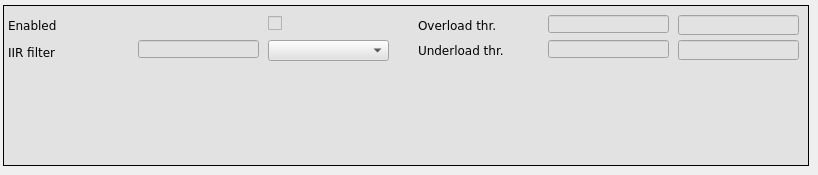
      <widget class="QWidget" name="Lin_3">
       <attribute name="title">
        <string>Narrow-band DSP</string>
       </attribute>
       <widget class="caFrame" name="caframe_12">
        <property name="geometry">
         <rect>
          <x>3</x>
          <y>5</y>
          <width>806</width>
          <height>161</height>
         </rect>
        </property>
        <property name="styleSheet">
         <string notr="true">background-color: rgb(226, 226, 226);</string>
        </property>
        <property name="frameShape">
         <enum>QFrame::Box</enum>
        </property>
        <widget class="QLabel" name="label_75">
         <property name="geometry">
          <rect>
           <x>10</x>
           <y>195</y>
           <width>75</width>
           <height>25</height>
          </rect>
         </property>
         <property name="font">
          <font>
           <family>DejaVu Sans</family>
          </font>
         </property>
         <property name="styleSheet">
          <string notr="true">color: rgb(0, 0, 0);</string>
         </property>
         <property name="text">
          <string>SUM offset</string>
         </property>
        </widget>
        <widget class="caToggleButton" name="catogglebutton_5">
         <property name="geometry">
          <rect>
           <x>265</x>
           <y>10</y>
           <width>16</width>
           <height>16</height>
          </rect>
         </property>
         <property name="font">
          <font>
           <family>DejaVu Sans</family>
           <pointsize>9</pointsize>
          </font>
         </property>
         <property name="channel" stdset="0">
          <string notr="true">$(BPM):dsp:nba:enable_sp</string>
         </property>
        </widget>
        <widget class="caLed" name="caled_3">
         <property name="geometry">
          <rect>
           <x>240</x>
           <y>10</y>
           <width>16</width>
           <height>16</height>
          </rect>
         </property>
         <property name="font">
          <font>
           <family>DejaVu Sans</family>
           <pointsize>9</pointsize>
          </font>
         </property>
         <property name="scaleContents">
          <bool>true</bool>
         </property>
         <property name="channel" stdset="0">
          <string notr="true">$(BPM):dsp:nba:enable_mon</string>
         </property>
         <property name="falseColor">
          <color alpha="0">
           <red>255</red>
           <green>0</green>
           <blue>0</blue>
          </color>
         </property>
         <property name="trueColor">
          <color>
           <red>0</red>
           <green>255</green>
           <blue>0</blue>
          </color>
         </property>
         <property name="trueValue">
          <string>true</string>
         </property>
         <property name="falseValue">
          <string>false</string>
         </property>
        </widget>
        <widget class="caTextEntry" name="caTextEntry_8">
         <property name="geometry">
          <rect>
           <x>675</x>
           <y>35</y>
           <width>121</width>
           <height>20</height>
          </rect>
         </property>
         <property name="font">
          <font>
           <family>DejaVu Sans</family>
           <pointsize>9</pointsize>
          </font>
         </property>
         <property name="alignment">
          <set>Qt::AlignRight|Qt::AlignTrailing|Qt::AlignVCenter</set>
         </property>
         <property name="channel" stdset="0">
          <string notr="true">$(BPM):dsp:nba:threshold:underload_sp</string>
         </property>
         <property name="background">
          <color>
           <red>255</red>
           <green>255</green>
           <blue>255</blue>
          </color>
         </property>
         <property name="fontScaleMode">
          <enum>caLineEdit::WidthAndHeight</enum>
         </property>
        </widget>
        <widget class="QLabel" name="label_68">
         <property name="geometry">
          <rect>
           <x>415</x>
           <y>10</y>
           <width>106</width>
           <height>20</height>
          </rect>
         </property>
         <property name="font">
          <font>
           <family>DejaVu Sans</family>
          </font>
         </property>
         <property name="text">
          <string>Overload thr.</string>
         </property>
        </widget>
        <widget class="QLabel" name="label_69">
         <property name="geometry">
          <rect>
           <x>415</x>
           <y>35</y>
           <width>106</width>
           <height>20</height>
          </rect>
         </property>
         <property name="font">
          <font>
           <family>DejaVu Sans</family>
          </font>
         </property>
         <property name="text">
          <string>Underload thr.</string>
         </property>
        </widget>
        <widget class="caMenu" name="camenu_7">
         <property name="geometry">
          <rect>
           <x>265</x>
           <y>35</y>
           <width>121</width>
           <height>21</height>
          </rect>
         </property>
         <property name="font">
          <font>
           <family>DejaVu Sans</family>
           <pointsize>9</pointsize>
          </font>
         </property>
         <property name="styleSheet">
          <string notr="true">color: rgb(0, 0, 0);</string>
         </property>
         <property name="frame">
          <bool>true</bool>
         </property>
         <property name="channel" stdset="0">
          <string notr="true">$(BPM):dsp:nba:iir_sp</string>
         </property>
         <property name="labelDisplay">
          <bool>false</bool>
         </property>
        </widget>
        <widget class="caTextEntry" name="caTextEntry_9">
         <property name="geometry">
          <rect>
           <x>675</x>
           <y>10</y>
           <width>121</width>
           <height>20</height>
          </rect>
         </property>
         <property name="font">
          <font>
           <family>DejaVu Sans</family>
           <pointsize>9</pointsize>
          </font>
         </property>
         <property name="alignment">
          <set>Qt::AlignRight|Qt::AlignTrailing|Qt::AlignVCenter</set>
         </property>
         <property name="channel" stdset="0">
          <string notr="true">$(BPM):dsp:nba:threshold:overload_sp</string>
         </property>
         <property name="background">
          <color>
           <red>255</red>
           <green>255</green>
           <blue>255</blue>
          </color>
         </property>
         <property name="fontScaleMode">
          <enum>caLineEdit::WidthAndHeight</enum>
         </property>
        </widget>
        <widget class="QLabel" name="label_6">
         <property name="geometry">
          <rect>
           <x>5</x>
           <y>35</y>
           <width>101</width>
           <height>25</height>
          </rect>
         </property>
         <property name="font">
          <font>
           <family>DejaVu Sans</family>
          </font>
         </property>
         <property name="text">
          <string>IIR filter</string>
         </property>
        </widget>
        <widget class="QLabel" name="label_67">
         <property name="geometry">
          <rect>
           <x>5</x>
           <y>10</y>
           <width>131</width>
           <height>20</height>
          </rect>
         </property>
         <property name="font">
          <font>
           <family>DejaVu Sans</family>
          </font>
         </property>
         <property name="text">
          <string>Enabled</string>
         </property>
        </widget>
        <widget class="caLineEdit" name="calineedit_23">
         <property name="geometry">
          <rect>
           <x>135</x>
           <y>35</y>
           <width>121</width>
           <height>18</height>
          </rect>
         </property>
         <property name="sizePolicy">
          <sizepolicy hsizetype="Preferred" vsizetype="Preferred">
           <horstretch>0</horstretch>
           <verstretch>0</verstretch>
          </sizepolicy>
         </property>
         <property name="font">
          <font>
           <family>DejaVu Sans</family>
           <pointsize>11</pointsize>
           <stylestrategy>PreferDefault</stylestrategy>
          </font>
         </property>
         <property name="alignment">
          <set>Qt::AlignRight|Qt::AlignTrailing|Qt::AlignVCenter</set>
         </property>
         <property name="channel" stdset="0">
          <string notr="true">$(BPM):dsp:nba:iir_mon</string>
         </property>
         <property name="background">
          <color>
           <red>255</red>
           <green>255</green>
           <blue>255</blue>
          </color>
         </property>
         <property name="colorMode">
          <enum>caLineEdit::Static</enum>
         </property>
         <property name="precision">
          <number>2</number>
         </property>
         <property name="precisionMode">
          <enum>caLineEdit::User</enum>
         </property>
        </widget>
        <widget class="caLineEdit" name="calineedit_24">
         <property name="geometry">
          <rect>
           <x>545</x>
           <y>35</y>
           <width>121</width>
           <height>18</height>
          </rect>
         </property>
         <property name="sizePolicy">
          <sizepolicy hsizetype="Preferred" vsizetype="Preferred">
           <horstretch>0</horstretch>
           <verstretch>0</verstretch>
          </sizepolicy>
         </property>
         <property name="font">
          <font>
           <family>DejaVu Sans</family>
           <pointsize>11</pointsize>
           <stylestrategy>PreferDefault</stylestrategy>
          </font>
         </property>
         <property name="alignment">
          <set>Qt::AlignRight|Qt::AlignTrailing|Qt::AlignVCenter</set>
         </property>
         <property name="channel" stdset="0">
          <string notr="true">$(BPM):dsp:nba:threshold:underload_mon</string>
         </property>
         <property name="background">
          <color>
           <red>255</red>
           <green>255</green>
           <blue>255</blue>
          </color>
         </property>
         <property name="colorMode">
          <enum>caLineEdit::Static</enum>
         </property>
         <property name="precision">
          <number>2</number>
         </property>
         <property name="precisionMode">
          <enum>caLineEdit::Channel</enum>
         </property>
        </widget>
        <widget class="caLineEdit" name="calineedit_25">
         <property name="geometry">
          <rect>
           <x>545</x>
           <y>10</y>
           <width>121</width>
           <height>18</height>
          </rect>
         </property>
         <property name="sizePolicy">
          <sizepolicy hsizetype="Preferred" vsizetype="Preferred">
           <horstretch>0</horstretch>
           <verstretch>0</verstretch>
          </sizepolicy>
         </property>
         <property name="font">
          <font>
           <family>DejaVu Sans</family>
           <pointsize>11</pointsize>
           <stylestrategy>PreferDefault</stylestrategy>
          </font>
         </property>
         <property name="alignment">
          <set>Qt::AlignRight|Qt::AlignTrailing|Qt::AlignVCenter</set>
         </property>
         <property name="channel" stdset="0">
          <string notr="true">$(BPM):dsp:nba:threshold:overload_mon</string>
         </property>
         <property name="background">
          <color>
           <red>255</red>
           <green>255</green>
           <blue>255</blue>
          </color>
         </property>
         <property name="colorMode">
          <enum>caLineEdit::Static</enum>
         </property>
         <property name="precision">
          <number>2</number>
         </property>
         <property name="precisionMode">
          <enum>caLineEdit::Channel</enum>
         </property>
        </widget>
       </widget>
      </widget>
